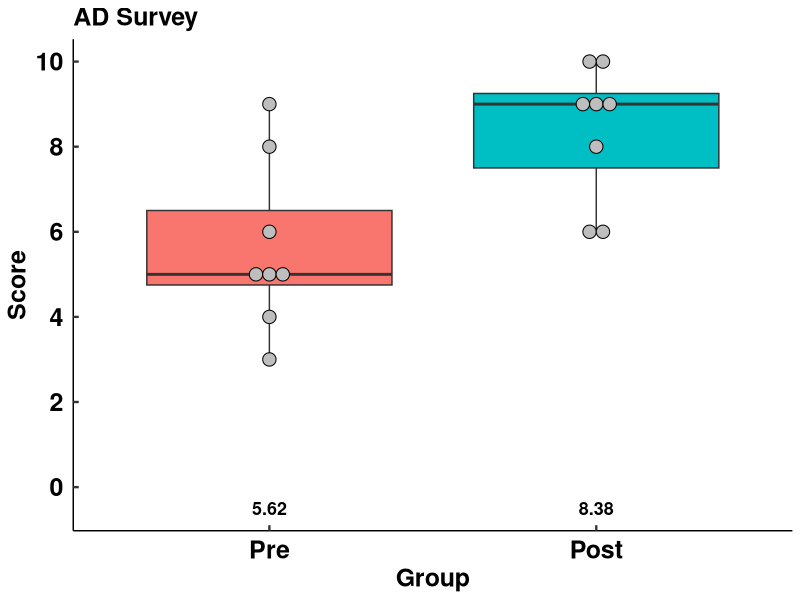
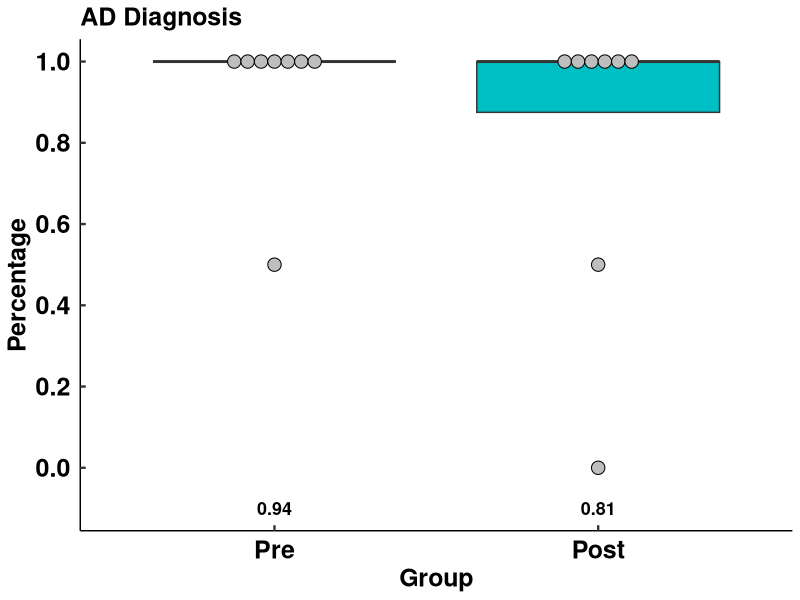
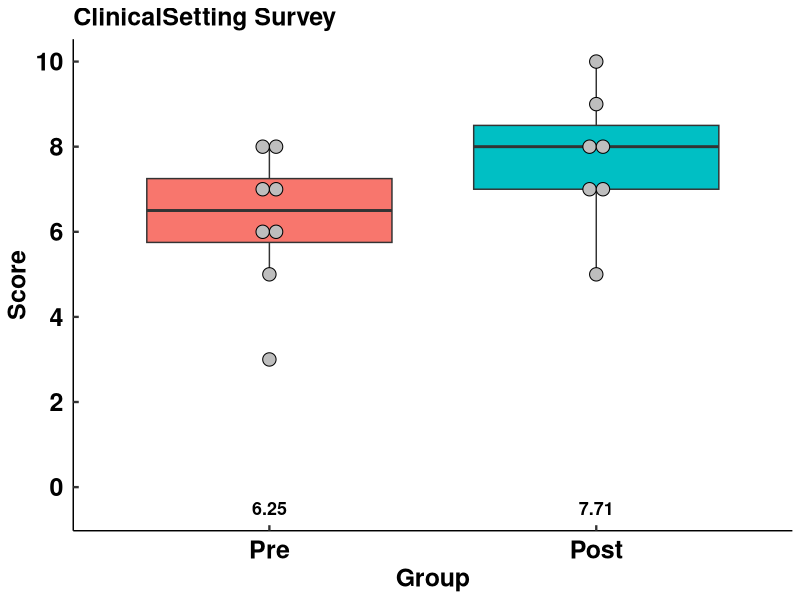
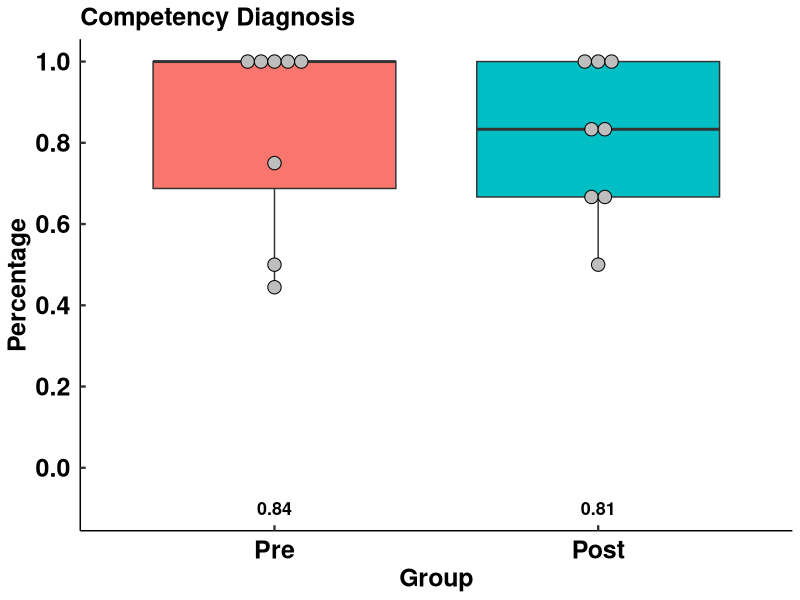
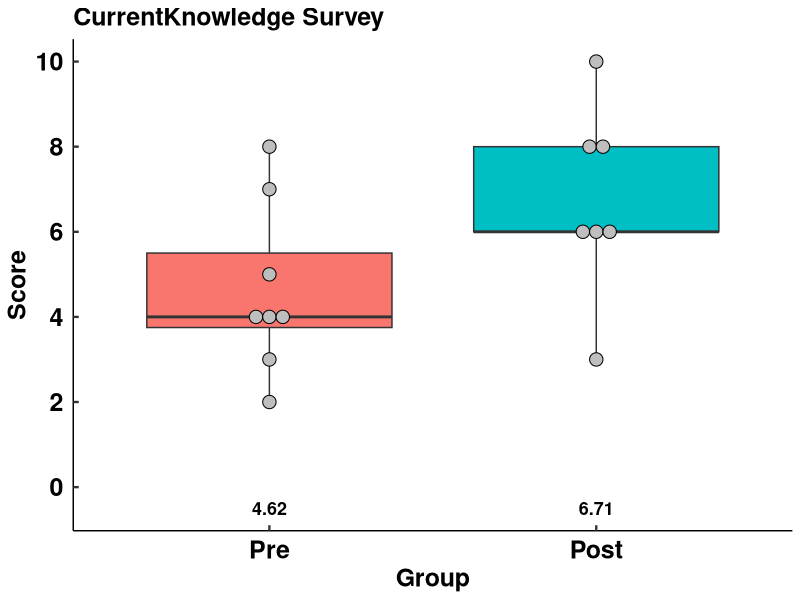
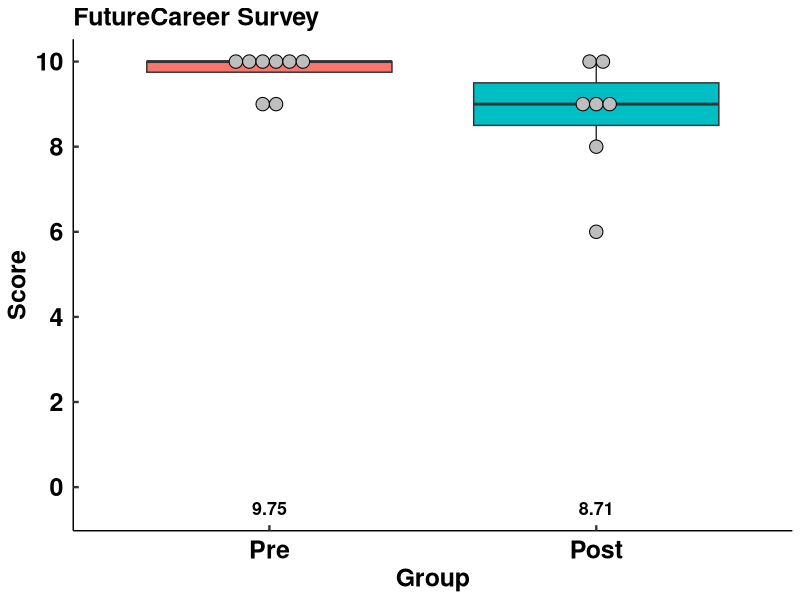
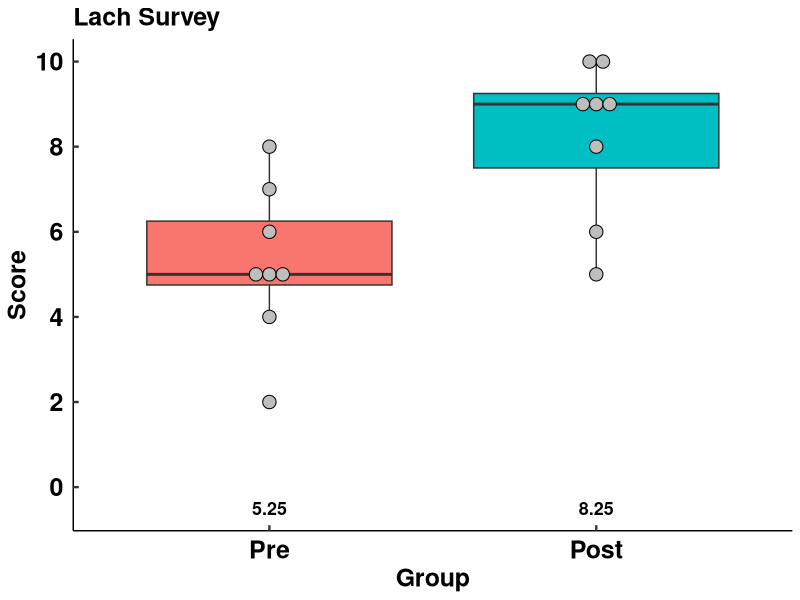
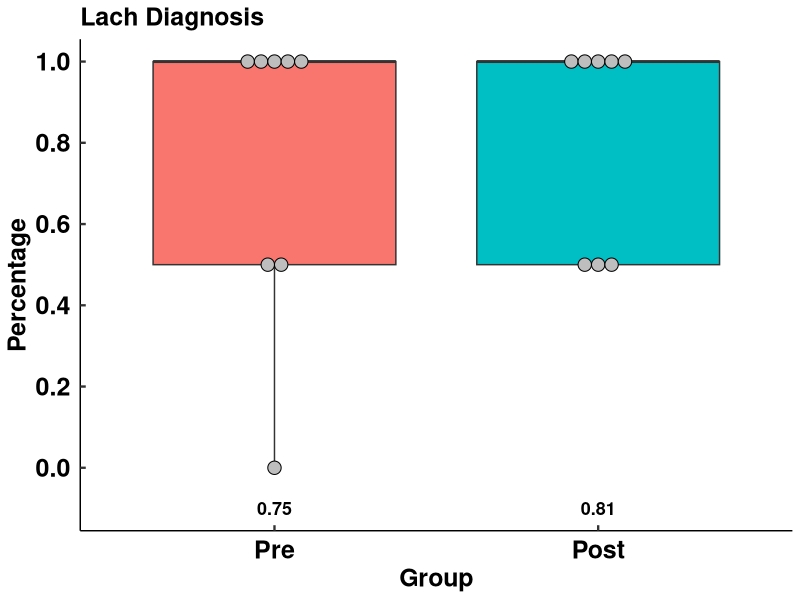

Recreate these plots in R, in order.
## ---- chunk 1
knitr::opts_chunk$set(echo = TRUE)
## ---- chunk 2
library(plyr)
#library(papeR)
library(dplyr)
library(ggplot2)
library(knitr)
library(kableExtra)
library(tidyr)
# library(foreign)
# library(multcomp)
# library(broom)
library(nlme)
library(tidyverse)
library(readxl)
library(data.table)

myboxplot = function(x, type = 'Survey'){
  if(endsWith(x, '.Avg')){
    type = 'Diagnosis'
  }
  df = dplyr::filter(Data_Long, Measure == x)
  means = aggregate(Score ~ Group, df, mean)
  means$Score = round(means$Score, digits = 2)
    p = ggplot(df, aes(x=Group, y=Score,  fill = Group)) +
    geom_boxplot() +
    geom_dotplot(binaxis='y', stackdir='center',  dotsize=.9, fill = 'grey')+
    labs(title = paste(str_remove(x, '.Avg'), type))
    
   if (type == 'Survey'){
      p = p + geom_text(data = means, aes(label = Score, y = -.5, size = 1.5, fontface='bold'))+
        scale_y_continuous(limits = c(-.5,10),breaks=seq(0,10,2))
   }else{
     p = p + geom_text(data = means, aes(label = Score, y = -.1, size = 1.3, fontface='bold'))+
              scale_y_continuous(limits = c(-.1,1),breaks=seq(0,1,.2))+
             ylab('Percentage')
   }
  p = p + theme_classic()+
  theme(plot.title = element_text(color= 'black',face='bold',size=18))+
   theme(axis.title.x = element_text(color= 'black',face='bold',size=18),
        axis.text.x = element_text(color= 'black',face='bold',size=18))+
  theme(axis.title.y = element_text(color= 'black',face='bold',size=18),
        axis.text.y = element_text(color= 'black',face='bold',size=18))+
 theme(legend.text = element_text( size = 18, face = "bold"))+
theme(legend.position="none")+
    theme(# adjust X-axis labels; also adjust their position using margin (acts like a bounding box)
          # using margin was needed because of the inwards placement of ticks
          # http://stackoverflow.com/questions/26367296/how-do-i-make-my-axis-ticks-face-inwards-in-ggplot2
          axis.text.x = element_text( margin = unit(c(t = 2.5, r = 0, b = 0, l = 0), "mm")),
          # adjust Y-axis labels
          axis.text.y = element_text( margin = unit(c(t = 0, r = 2.5, b = 0, l = 0), "mm")),
          # length of tick marks - negative sign places ticks inwards
          axis.ticks.length = unit(-1.4, "mm"),
          # width of tick marks in mm
          axis.ticks = element_line(size = .8))
print(p)
# t-test
pre.measure = paste0('Pre.',x)
post.measure = paste0('Post.',x)
print(paste('paired t-test of',pre.measure, '&', post.measure))
print(t.test(as.vector(as.matrix(Data[pre.measure])), as.vector(as.matrix(Data[post.measure])),  paired = TRUE))
}


singleboxplot = function(x){
df = drop_na(dplyr::select(Data, x))
means = round(mean(df[,1]), digits = 2)
print(ggplot(data = df, aes(x='', y=unlist(df), fill = 'blue')) +
    geom_boxplot() +
    geom_dotplot(binaxis='y', stackdir='center',  dotsize=.9, fill = 'grey')+
 labs(title = paste(i))+
  ylab('Score')+ xlab('')+
  theme(legend.position = 'none')+
   scale_y_continuous(limits = c(-.5,10),breaks=seq(0,10,2))+
  geom_text( aes(label = means, y = -.5, size = 1.5, fontface='bold'))+
   theme_classic()+
  theme(plot.title = element_text(color= 'black',face='bold',size=18))+
   theme(axis.title.x = element_text(color= 'black',face='bold',size=18),
        axis.text.x = element_text(color= 'black',face='bold',size=18))+
  theme(axis.title.y = element_text(color= 'black',face='bold',size=18),
        axis.text.y = element_text(color= 'black',face='bold',size=18))+
 theme(legend.text = element_text( size = 18, face = "bold"))+
theme(legend.position="none")+
    theme(# adjust X-axis labels; also adjust their position using margin (acts like a bounding box)
          # using margin was needed because of the inwards placement of ticks
          # http://stackoverflow.com/questions/26367296/how-do-i-make-my-axis-ticks-face-inwards-in-ggplot2
          axis.text.x = element_text( margin = unit(c(t = 2.5, r = 0, b = 0, l = 0), "mm")),
          # adjust Y-axis labels
          axis.text.y = element_text( margin = unit(c(t = 0, r = 2.5, b = 0, l = 0), "mm")),
          # length of tick marks - negative sign places ticks inwards
          axis.ticks.length = unit(-1.4, "mm"),
          # width of tick marks in mm
          axis.ticks = element_line(size = .8)))

}
## ---- chunk 3
PreData = read_excel('PreData.xlsx')
# Diagnosis Key
PreData$Station1Key = 'MCL'
PreData$Station2Key = 'LCL'
PreData$Station3Key = 'PCL'
PreData$Station4Key = 'No Injury'
PreData$Station5Key = 'ACL, LCL'
PreData$Station6Key = 'ACL, PCL'
PreData$Station7Key = 'ACL'
PreData$Station8Key = 'ACL, MCL'
## ---- chunk 4
# Diagnosis check
PreData$Station1Result = with(PreData, Station1 == Station1Key)
PreData$Station2Result = with(PreData, Station2 == Station2Key)
PreData$Station3Result = with(PreData, Station3 == Station3Key)
PreData$Station4Result = with(PreData, Station4 == Station4Key)
PreData$Station5Result = with(PreData, Station5 == Station5Key)
PreData$Station6Result = with(PreData, Station6 == Station6Key)
PreData$Station7Result = with(PreData, Station7 == Station7Key)
PreData$Station8Result = with(PreData, Station8 == Station8Key)

# Create avg station diagnosis accuracy
Result.list = colnames(dplyr::select(PreData,Station1Result:Station8Result))
PreData$Pre.Station.Avg = rowSums(PreData[Result.list], na.rm = TRUE)/length(Result.list)
  
# Create Checklist avg
Result.list = colnames(dplyr::select(PreData,Valgus1Injury:Lever3NonInjury))
PreData$Pre.Competency.Avg = rowSums(PreData[Result.list], na.rm = TRUE)/length(Result.list)

# Create avg score for all measures
Measures = c('Valgus', 'Varus', 'Lach', 'PD', 'AD', 'Lever')
PreData$Pre.Valgus.Avg = NA
PreData$Pre.Varus.Avg = NA
PreData$Pre.Lach.Avg = NA
PreData$Pre.PD.Avg = NA
PreData$Pre.AD.Avg = NA
PreData$Pre.Lever.Avg = NA
for (M in Measures) {
  measure1 = paste0(M, '1Injury')
  measure2 = paste0(M, '3NonInjury')
  colTitle = paste0('Pre.',M, '.Avg')
  Result.list = colnames(dplyr::select(PreData,all_of(measure1): all_of(measure2)))
  PreData[colTitle] = rowSums(PreData[Result.list], na.rm = TRUE)/length(Result.list)
}
## ---- chunk 5
PostData = read_excel('PostData.xlsx')
# Diagnosis Key
PostData$Station1Key = 'MCL'
PostData$Station2Key = 'LCL'
PostData$Station3Key = 'PCL'
PostData$Station4Key = 'No Injury'
PostData$Station5Key = 'ACL, LCL'
PostData$Station6Key = 'ACL, PCL'
PostData$Station7Key = 'ACL'
PostData$Station8Key = 'ACL, MCL'
## ---- chunk 6
# Diagnosis check
PostData$Station1Result = with(PostData, Station1 == Station1Key)
PostData$Station2Result = with(PostData, Station2 == Station2Key)
PostData$Station3Result = with(PostData, Station3 == Station3Key)
PostData$Station4Result = with(PostData, Station4 == Station4Key)
PostData$Station5Result = with(PostData, Station5 == Station5Key)
PostData$Station6Result = with(PostData, Station6 == Station6Key)
PostData$Station7Result = with(PostData, Station7 == Station7Key)
PostData$Station8Result = with(PostData, Station8 == Station8Key)

# Create avg station diagnosis accuracy
Result.list = colnames(dplyr::select(PostData,Station1Result:Station8Result))
PostData$Post.Station.Avg = rowSums(PostData[Result.list], na.rm = TRUE)/length(Result.list)
  
# Create Checklist avg
Result.list = colnames(dplyr::select(PostData,Valgus1Injury:Lever3NonInjury))
PostData$Post.Competency.Avg = rowSums(PostData[Result.list], na.rm = TRUE)/length(Result.list)

# Create avg score for all measures
Measures = c('Valgus', 'Varus', 'Lach', 'PD', 'AD', 'Lever')
PostData$Post.Valgus.Avg = NA
PostData$Post.Varus.Avg = NA
PostData$Post.Lach.Avg = NA
PostData$Post.PD.Avg = NA
PostData$Post.AD.Avg = NA
PostData$Post.Lever.Avg = NA
for (M in Measures) {
  measure1 = paste0(M, '1Injury')
  measure2 = paste0(M, '3NonInjury')
  colTitle = paste0('Post.',M, '.Avg')
  Result.list = colnames(dplyr::select(PostData,all_of(measure1): all_of(measure2)))
  PostData[colTitle] = rowSums(PostData[Result.list], na.rm = TRUE)/length(Result.list)
}
## ---- chunk 7
# Prep Data for merge
# Prenames = colnames(PreData)
# Postnames = colnames(PostData)
# intersect(Prenames, Postnames)
# PreData$Group = factor('Pre')
# PostData$Group = factor('Post')

setnames(PreData, c('CurrentKnowledge', "ClinicalSetting",  "FutureCareer"), 
                    c('Pre.CurrentKnowledge',"Pre.ClinicalSetting",  "Pre.FutureCareer"))

setnames(PreData, c("PreValgus","PreVarus","PreLach","PrePD","PreAD","PreLever"), 
         c("Pre.Valgus","Pre.Varus","Pre.Lach","Pre.PD","Pre.AD","Pre.Lever"))

setnames(PostData, c("PostValgus","PostVarus","PostLach","PostPD","PostAD", "PostLever" ),
         c("Post.Valgus","Post.Varus","Post.Lach","Post.PD","Post.AD", "Post.Lever"))

setnames(PostData, c('CurrentKnowledge', "ClinicalSetting",  "FutureCareer"), 
                    c('Post.CurrentKnowledge',"Post.ClinicalSetting",  "Post.FutureCareer"))

PreVars = c("Subject","Pre.Valgus","Pre.Varus","Pre.Lach","Pre.PD","Pre.AD","Pre.Lever","Pre.CurrentKnowledge", "Pre.ClinicalSetting","Pre.FutureCareer",
            "Pre.Station.Avg","Pre.Competency.Avg","Pre.Valgus.Avg","Pre.Varus.Avg","Pre.Lach.Avg","Pre.PD.Avg","Pre.AD.Avg","Pre.Lever.Avg",
            "PreviousThiel","PreviousDiagnostic")

PostVar = c( "Subject","Post.Valgus","Post.Varus","Post.Lach","Post.PD","Post.AD", "Post.Lever","Post.CurrentKnowledge", "Post.ClinicalSetting",
             "Post.FutureCareer", "Post.Station.Avg","Post.Competency.Avg","Post.Valgus.Avg","Post.Varus.Avg","Post.Lach.Avg","Post.PD.Avg",
             "Post.AD.Avg","Post.Lever.Avg","GainedNew","Improved","Effective","Retained","Transferable")


Data = merge (PreData[PreVars], PostData[PostVar], by = 'Subject')

# replace N/A with NA
Data[Data=='N/A'] = NA

Data = as.data.frame(lapply(Data, as.numeric))
# colnames(Data_Long)
# Pivot Longer
Data_Long = pivot_longer(Data, 
                         cols = Pre.Valgus:Pre.Lever.Avg,
                         names_to = c('Group',"Measure"), 
                         names_sep = 4, 
                         values_to = 'Score')

Data_Long2 = pivot_longer(Data, 
                         cols = Post.Valgus:Post.Lever.Avg,
                         names_to = c('Group',"Measure"), 
                         names_sep = 5, 
                         values_to = 'Score')

Data_Long = merge(Data_Long[c('Subject','Group', 'Measure', 'Score')], Data_Long2[c('Subject','Group', 'Measure', 'Score')], all = TRUE)
rm(Data_Long2)


Data_Long$Group = factor(gsub('\\.', '', Data_Long$Group), levels = c('Pre', 'Post')) # remove period, needs \\ to escape . function
Data_Long$Measure = factor(Data_Long$Measure)
## ---- chunk 8
myMeasures= as.character(unique(Data_Long$Measure))
for (i in myMeasures) {
  myboxplot(i)
}


## ---- chunk 9

t.test(filter(Data_Long, Group == "Pre")$Score, filter(Data_Long, Group == "Post")$Score, paired = TRUE)


## ---- chunk 10
myMeasures = c("PreviousThiel","PreviousDiagnostic", "GainedNew","Improved", "Effective","Retained","Transferable")
for (i in myMeasures) {
  singleboxplot(i)
}
# make post surveys in teal?
